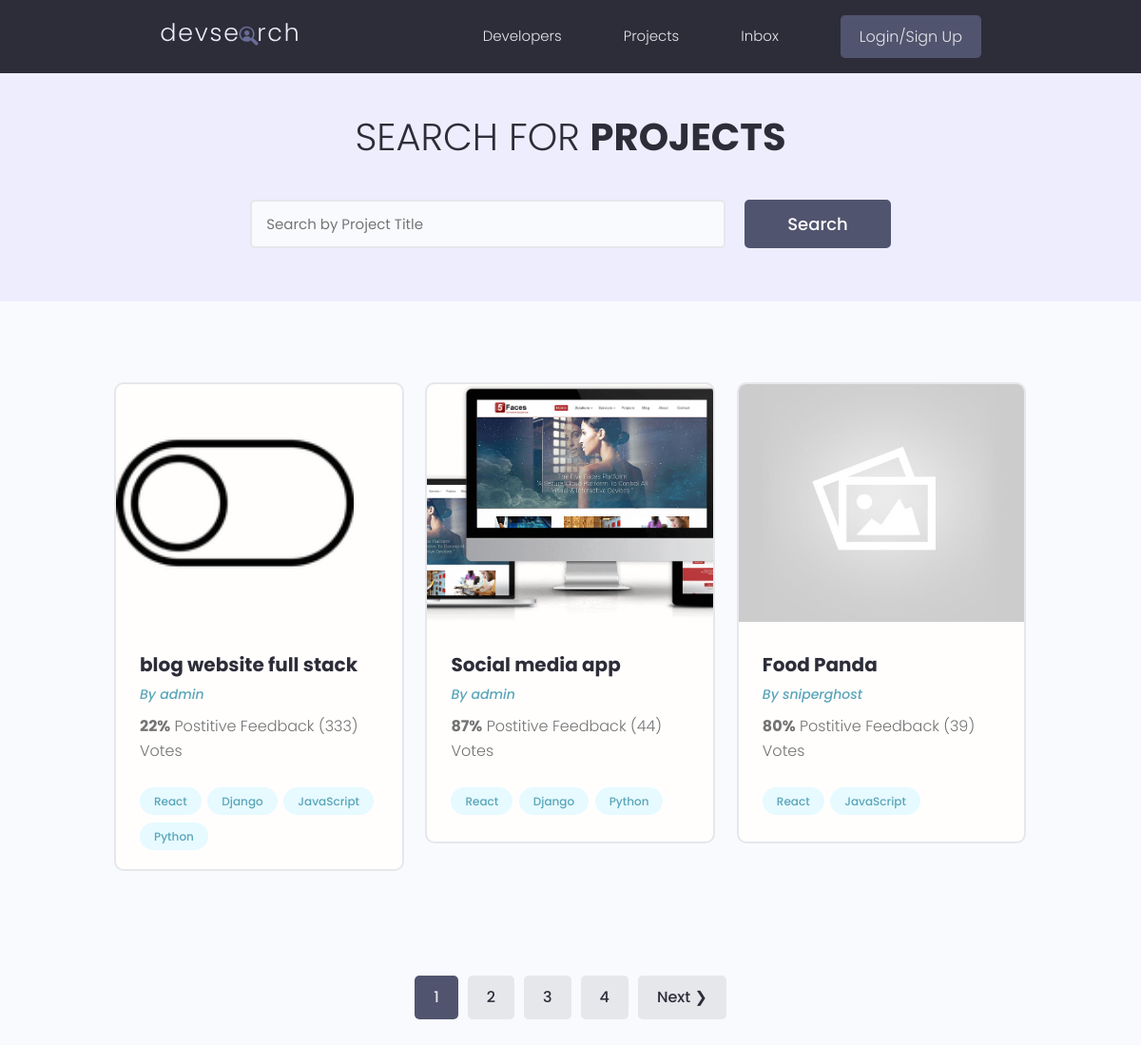
/projects/, run on the app's committed database.
### app2024/models.py (models this page shows, shortened)
class Project(models.Model):
    owner = models.ForeignKey(Profile,null=True,blank=True,on_delete=models.SET_NULL)
    title = models.CharField(max_length=200)
    description = models.TextField(null=True,blank=True)
    demo_link = models.CharField(max_length=2000,null=True,blank=True)
    source_link = models.CharField(max_length=2000,null=True,blank=True)
    featured_image = models.ImageField(null=True,blank=True,default='default.jpg')
    tags = models.ManyToManyField('Tag',blank=True)
    vote_total = models.IntegerField(default = 0,null=True,blank=True)
    vote_ratio = models.IntegerField(default = 0,null=True,blank=True)
    created = models.DateTimeField(auto_now_add=True)
    id = models.UUIDField(default=uuid.uuid4,unique=True,primary_key=True,editable=False)
    class Meta:
        ordering = ['created']

class Tag(models.Model):
    name = models.CharField(max_length = 200)
    created = models.DateTimeField(auto_now_add=True)
    id = models.UUIDField(default=uuid.uuid4,unique=True,primary_key=True,editable=False)
    def __str__(self):
        return self.name

### users/models.py (models this page shows)
class Profile(models.Model):
    user = models.OneToOneField(User,on_delete=models.CASCADE,null=True,blank=True)
    name = models.CharField(max_length=200,null=True,blank=True)
    email = models.EmailField(max_length=200,unique = True,null=True,blank=True)
    username = models.CharField(max_length=200,null=True,blank=True)
    headline = models.CharField(max_length=200,null=True,blank=True)
    bio = models.TextField(null=True,blank=True)
    location = models.CharField(max_length=200,null=True,blank=True)
    profile_image = models.ImageField(max_length=200,null=True,blank=True,upload_to='profiles/',default='default_profile.png')
    social_github = models.CharField(max_length=200,null=True,blank=True)
    social_twitter = models.CharField(max_length=200,null=True,blank=True)
    social_linkedin = models.CharField(max_length=200,null=True,blank=True)
    social_youtube = models.CharField(max_length=200,null=True,blank=True)
    social_website = models.CharField(max_length=200,null=True,blank=True)
    created = models.DateTimeField(auto_now_add=True)
    id = models.UUIDField(default=uuid.uuid4,unique=True,primary_key=True,editable=False)
    def __str__(self):
        return str(self.user.username)

### app2024/views.py (the view)
# urls.py: path('projects/',views.homepage,name='project'),
def homepage(request):
    q = ''
    if request.GET.get('q'):
        q = request.GET.get('q')
    tags = Tag.objects.filter(name__icontains = q)
    projects = Project.objects.distinct().filter(
        Q(title__icontains=q) |
        Q(description__icontains=q) |
        Q(owner__name__icontains=q) |
        Q(tags__in=tags)
    )
    page = request.GET.get('page')
    results = 3
    paginator = Paginator(projects, results)
    try:
        projects = paginator.page(page)
    except PageNotAnInteger:
        page = 1
        projects = paginator.page(page)
    except EmptyPage:
        page = paginator.num_pages
        projects = paginator.page(page)
    context = {'page' : 'Projects','projects' : projects, 'q' : q, 'paginator' : paginator}
    return render(request,'homepage.html',context)

### templates/homepage.html (shortened to what this page needs)
{% extends "base.html" %}
{% block content %}
<main class="projects">
    <section class="hero-section text-center">
      <div class="container container--narrow">
        <div class="hero-section__box">
          <h2>Search for <span>Projects</span></h2>
        </div>
        <div class="hero-section__search">
          <form class="form" action="{% url 'project' %}" method="get">
            <div class="form__field">
              <input class="input input--text" id="formInput#search" type="text" name="q"
               value="{{q}}" placeholder="Search by Project Title" />
            </div>
            <input class="btn btn--sub btn--lg" type="submit" value="Search" />
          </form>
        </div>
      </div>
    </section>
    <section class="projectsList">
      <div class="container">
        <div class="grid grid--three">
            {% for project in projects %}
          <div class="column">
            <div class="card project">
              <a href="{% url 'projectpage' project.id %}" class="project">
                <img class="project__thumbnail" src="{{ project.featured_image.url }}" alt="project thumbnail" />
                <div class="card__body">
                  <h3 class="project__title">{{project.title}}</h3>
                  <p><a class="project__author" href="{% url 'user-profile' project.owner.id %}">By {{project.owner}}</a></p>
                  <p class="project--rating">
                    <span style="font-weight: bold;">{{project.vote_ratio}}%</span> Postitive
                    Feedback ({{project.vote_total}}) Vote{{project.vote_total|pluralize:"s"}}
                  </p>
                  <div class="project__tags">
                    {% for tag in project.tags.all %}
                    <span class="tag tag--pill tag--main">
                      <small>{{ tag }}</small>
                    </span>
                    {% endfor %}
                  </div>
                </div>
              </a>
            </div>
          </div>
          {% endfor %}
        </div>
      </div>
    </section>
    {% if projects.has_other_pages %}
    <div class="pagination">
      <ul class="container">
        {% for page in paginator.page_range %}
        {% if page == projects.number %}
        <li><a class="btn page-link btn--sub" href="?={{page}}">{{page}}</a></li>
        {% else %}
        <li><a class="btn page-link" href="?page={{page}}">{{page}}</a></li>
        {% endif %}
        {% endfor %}
        {% if projects.has_next %}
        <li><a class="btn page-link btn" href="?page={{projects.next_page_number}}">Next &#10095;</a></li>
        {% endif %}
      </ul>
    </div>
    {% endif %}
  </main>
{% endblock content %}

### static/styles/app.css (style rules this page uses)
:root { --color-sub: #2d2d39; }
.btn--sub { background-color: var(--color-sub-light); }
.card { border: 2px solid var(--color-light); }
img { width: 100%; }
.hero-section { height: 40vh; display: flex; align-items: center; background-color: var(--color-sub); }
.hero-section__box { margin-bottom: 4rem; }
.hero-section__box > h2, .hero-section__box > h2 > span { font-size: 4rem; color: var(--color-light); line-height: 1.3; text-transform: uppercase; }
.hero-section__box > h2 { font-weight: 300; }
.hero-section__box > h2 > span { font-weight: 700; }
.hero-section__search > .form { display: flex; align-items: center; justify-content: center; gap: 2rem; }
.hero-section__search > .form input.input--text { width: 50rem; }
.pagination { margin-top: 8rem; margin-bottom: 10rem; }
.pagination > ul { flex-wrap: wrap; list-style: none; display: flex; align-items: center; justify-content: center; gap: 1rem; }
.pagination .btn { color: var(--color-sub); }
.pagination .btn.btn--sub { color: var(--color-light); }
.project__author { font-size: 1.4rem; font-style: italic; }
.project--rating { margin-bottom: 1.6em; margin-top: .5em; }
.projects > .hero-section { background: var(--color-sub-lighter); height: 30vh; }
.projects .hero-section__box { margin-bottom: 2.5rem; }
.projects .hero-section__box > h2 { color: var(--color-sub); }
.projects .hero-section__box > h2 > span { font-weight: 700; color: var(--color-sub); }
.projectsList { margin-top: 8rem; }
.project__thumbnail { height: 25rem; object-fit: cover; object-position: top center; }
.project__title { font-size: 2rem; font-weight: 700; color: var(--color-sub); }

### static/uikit/styles/modules/_variables.css (style rules this page uses)
:root { --color-main: #5aa5b9; --color-main-light: #e6faff; --color-sub: #3f4156; --color-sub-light: #51546e; --color-sub-lighter: #ededfd; --color-text: #737373; --color-gray: #8b8b8b; --color-light: #e5e7eb; --color-light-gray: #767676; --color-bg: #f8fafd; --color-white: #fffefd; --color-white-light: #f3f3f3; --color-success: #359e64; --color-success-bg: #def8e8; --color-error: #fc4b0b; --color-error-bg: #fff2ee; --font-base: 'Poppins', arial, helvetica, 'Segoe UI', roboto, ubuntu, sans-serif; --font-monospace: 'Fira Code', 'Courier New', courier, monospace; --font-regular: 300; --font-medium: 500; --font-bold: 700; --generic-shadow: 1px 1px 5px #00000010; --generic-transition: all 0.3s ease-in-out; }

### static/uikit/styles/modules/_base.css (style rules this page uses)
* { margin: 0; padding: 0; box-sizing: border-box; text-rendering: optimizeLegibility; color: inherit; font-size: inherit; }
html { font-size: 50%; }
@media only screen and (min-width: 480px) { html { font-size: 56.25%; } }
@media only screen and (min-width: 1200px) { html { font-size: 62.5%; } }
body { line-height: 1.6; font-weight: 400; font-size: 1.5rem; color: var(--color-text); background-color: var(--color-bg); min-height: 100vh; }

### static/uikit/styles/modules/_typography.css (style rules this page uses)
* { font-family: var(--font-base); }
h2 { font-size: 3.6rem; font-weight: var(--font-bold); }
h3 { font-size: 3.2rem; font-weight: var(--font-medium); }
p, span, strong { font-size: 1.6rem; color: var(--color-text); font-weight: var(--font-regular); }
a { padding-bottom: 2px; text-decoration: none; display: inline-block; color: var(--color-main); font-weight: var(--font-medium); }

### static/uikit/styles/modules/_utilities.css (style rules this page uses)
.container { width: 92%; max-width: 165rem; margin: 0 auto; box-sizing: border-box; }
.container--narrow { width: 92%; max-width: 120rem; }
@media screen and (min-width: 1000px) { .container { width: 90%; } }
@media screen and (min-width: 1000px) { .container--narrow { width: 85%; } }
@media screen and (min-width: 1200px) { .container { width: 80%; } }
@media screen and (min-width: 1200px) { .container--narrow { width: 72%; } }
.text-center { text-align: center; }

### static/uikit/styles/modules/_button.css (style rules this page uses)
.btn { display: inline-block; position: relative; cursor: pointer; background-color: var(--color-light); font-weight: var(--font-medium); color: var(--color-sub); text-decoration: none; padding: 1rem 2rem; border-radius: 0.5rem; border: none; width: -webkit-fit-content; width: -moz-fit-content; width: fit-content; height: -webkit-fit-content; height: -moz-fit-content; height: fit-content; font-size: 1.6rem; outline-width: 0; outline-color: transparent; -webkit-backface-visibility: hidden; backface-visibility: hidden; transition: all 0.3s ease-in-out; }
.btn--sub { background-color: var(--color-sub); color: var(--color-white); }
.btn--lg { font-size: 1.8rem; padding: 1.2rem 4.5rem; }

### data on the page
Project: featured_image (picture), title "blog website full stack", owner "admin", vote_ratio "22", vote_total "333"
Tag: name "React"
Tag: name "Django"
Tag: name "JavaScript"
Tag: name "Python"
Project: featured_image (picture), title "Social media app", owner "admin", vote_ratio "87", vote_total "44"
Project: featured_image (placeholder picture), title "Food Panda", owner "sniperghost", vote_ratio "80", vote_total "39"

### other printed values
{{ page }} "1"
{{ page }} "2" "3" "4"
